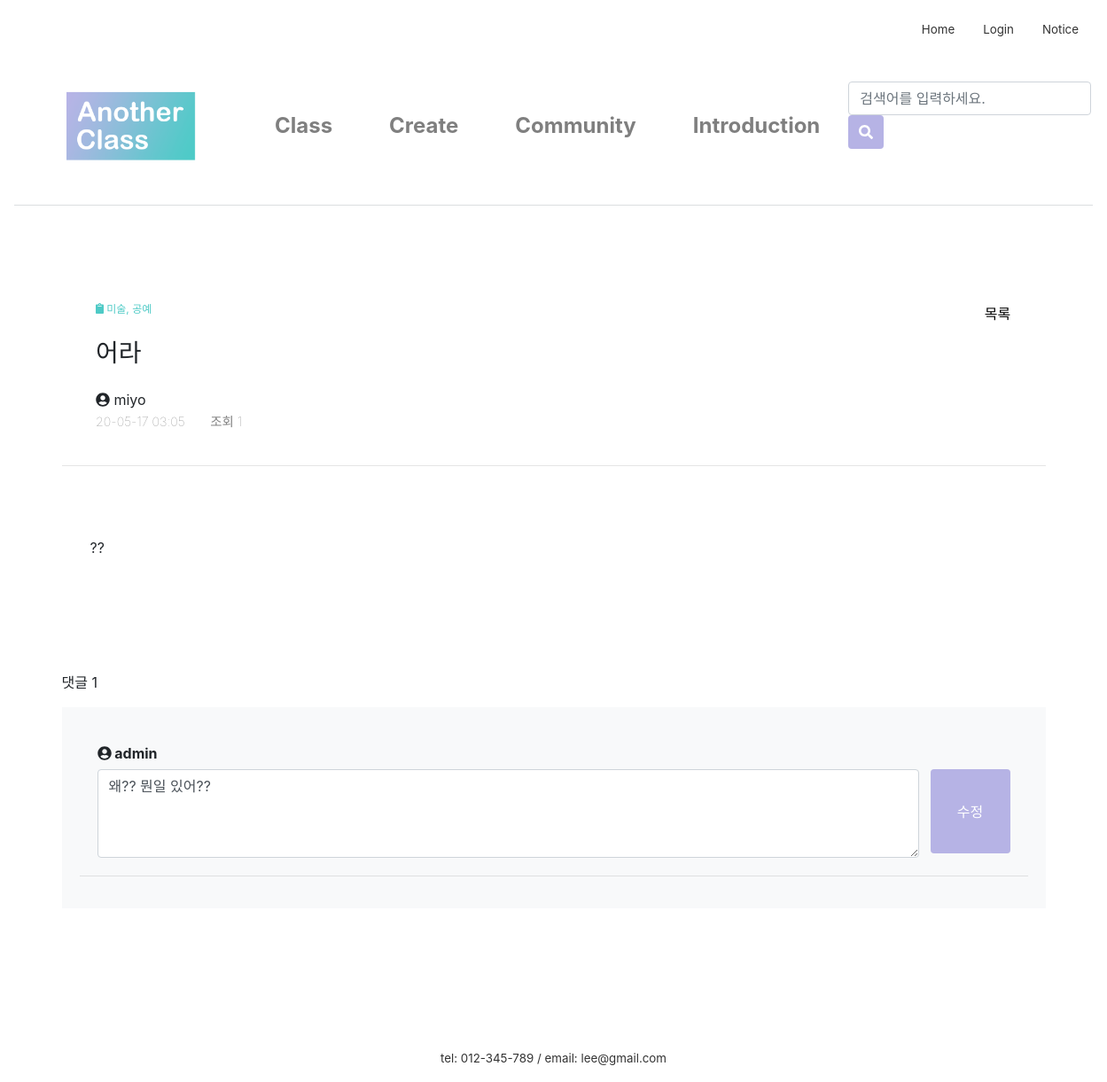
Page /community/56/comment/update?cateId=&page=1 on the earlier database version.
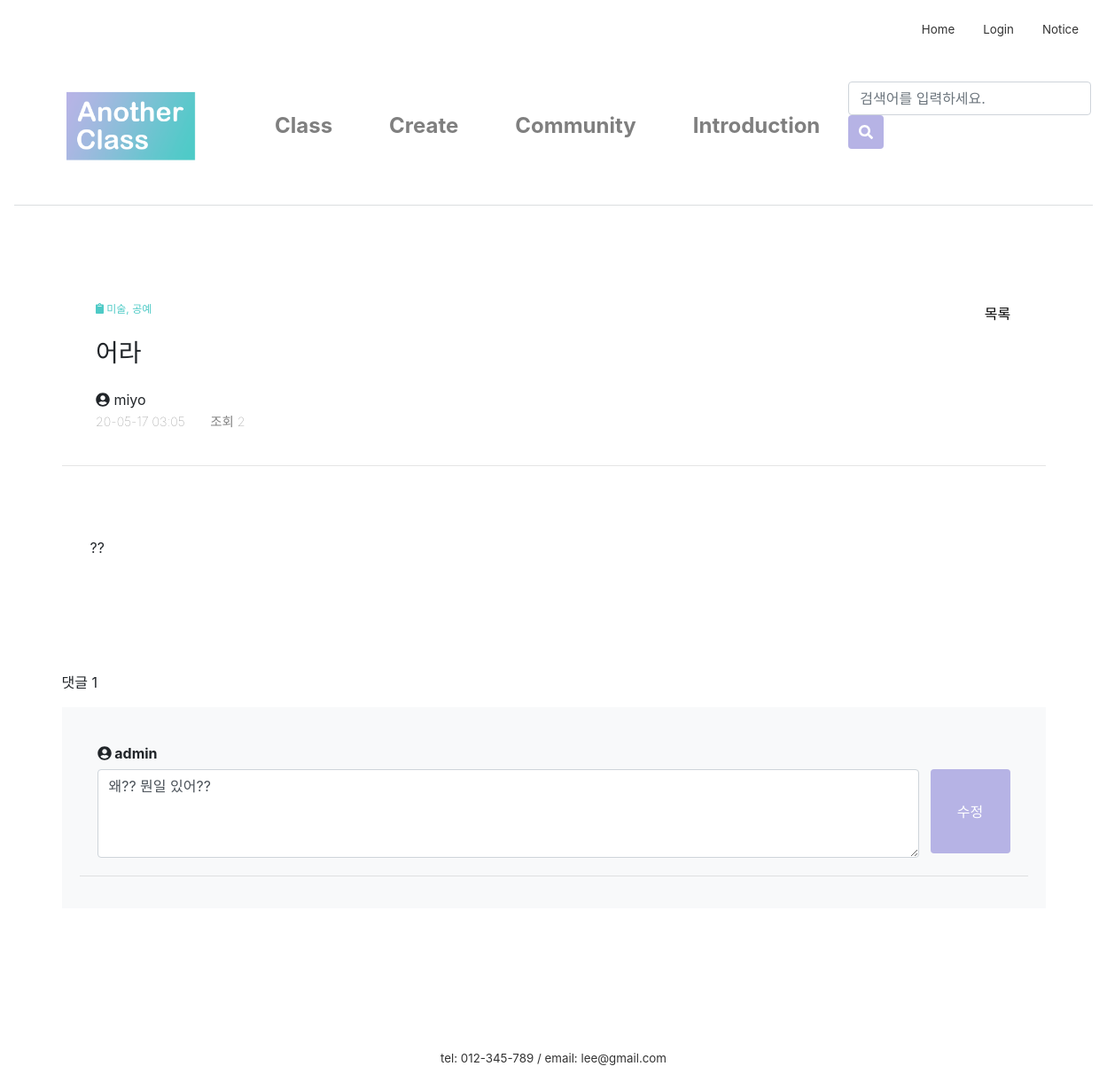
Same page on the later database version.
### firstApp/models.py (models this page shows, shortened)
class Post(models.Model):
    author = models.ForeignKey(settings.AUTH_USER_MODEL, on_delete=models.CASCADE, default=1)
    category = models.ForeignKey('firstApp.Category', on_delete=models.CASCADE, default=2)
    title = models.CharField(max_length=60)
    text = RichTextUploadingField()
    created_date = models.DateTimeField(default=timezone.now)
    published_date = models.DateTimeField(
            blank=True, null=True)
    views = models.PositiveIntegerField(default=0)
    class Meta:
        ordering = ['-id']

class Category(models.Model):
    name = models.CharField(max_length=20)
    def __str__(self):
        return self.name

### firstApp/views.py (the view)
# urls.py: path('community/<int:pk>/comment/update', views.comment_update, name='comment_update'),
def comment_update(request, pk):
    my_comment = get_object_or_404(Comment, pk=pk)
    cateId = request.GET.get('cateId', '')
    page = request.GET.get('page', 1)
    if request.method == 'POST':
        form = CommentForm(request.POST, instance=my_comment)
        if form.is_valid():
            form.save()
        return redirect('/community/post/'+str(my_comment.post.pk)+'/?cateId='+str(cateId)+'&page='+str(page), pk=my_comment.post.pk)
    else:
        form = CommentForm(instance=my_comment)
    return render(request, 'firstApp/update_comment.html',
                  {'my_comment': my_comment, 'post': my_comment.post, 'form': form, 'page': page, 'cateId': cateId}
                  )

### firstApp/forms.py
class CommentForm(forms.ModelForm):
    class Meta:
        model = Comment
        fields = ['text']
        widgets = {
            'text': forms.Textarea(attrs={'class': 'form-control',
                                          'style': 'margin:0; display:inline-block; width:90%; height:100px;'})
        }

### firstApp/templates/firstApp/update_comment.html (shortened to what this page needs)
{% extends 'firstApp/base.html'%}
{% load static %}
{% block content %}
<link rel="stylesheet" href="{% static 'css/post_detail.css' %}">
<link rel="stylesheet" href="{% static 'css/community.css' %}">
<div class="container">
    <div class="blog-post-area">
        <div class="post_info">
            <div class="post_category">
                <i class="fas fa-clipboard"></i>
                <span>{{post.category}}</span>
                <table style="float:right">
                <tr>
                    <td>
                    <a class="a_underline" href="/community/?page={{page}}">목록</a>
                    </td>
                </tr>
                </table>
            </div>
            <h3 class="post_title">{{post.title}}</h3>
            <p class="post_author"><i class="fas fa-user-circle"></i> {{post.author}}</p>
            <span class="post_t">{{post.created_date|date:"y-m-d h:m"}}</span>
            <span class="post_v">조회 {{post.views}}</span>
        </div>
        <hr>
        <div class="post_contents">
            {{post.text | safe}}
        </div>
        <div class="post_content_f">
        댓글 {{ post.comments.count }}
        </div>
    </div>
    <div class="blog-comment-area bg-light">
        <div class="comment_contents">
            {% for comment in post.comments.all %}
                <div class="comment">
                    <div class="comment_h">
                    <strong><i class="fas fa-user-circle"></i> {{ comment.author }}</strong>
                    </div>
                    {% if comment.pk == my_comment.pk %}
                        <form method="POST" class="post-form" style="margin:0; height:100px;">
                            {{ form.text }}
                            <button type="submit" class="btn btn-primary comment_submit">수정</button>
                        </form>
                    {% else %}
                        <p>{{ comment.text|linebreaks }}</p>
                    {% endif %}
                </div>
            <hr>
            {% endfor %}
        </div>
    </div>
</div>
{% endblock content%}

Differences in the rows shown:
changed Post "어라": views "1" → "2"
